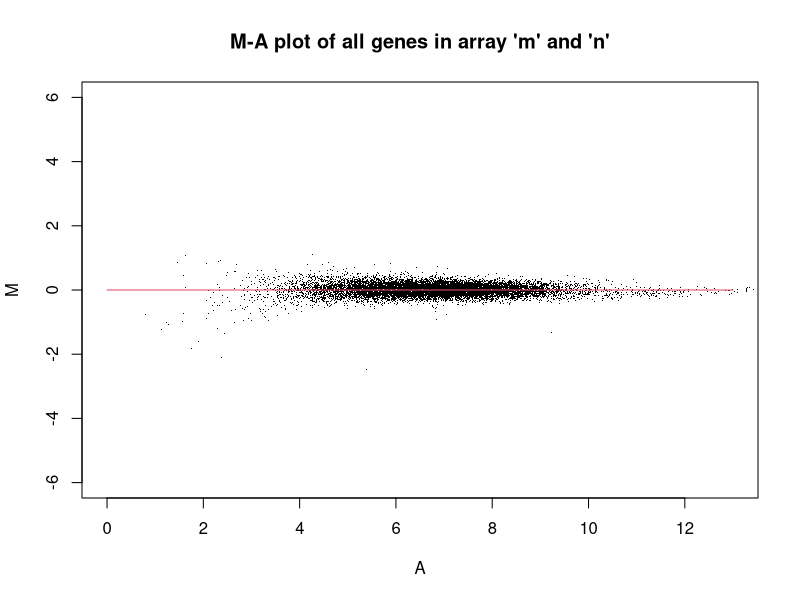
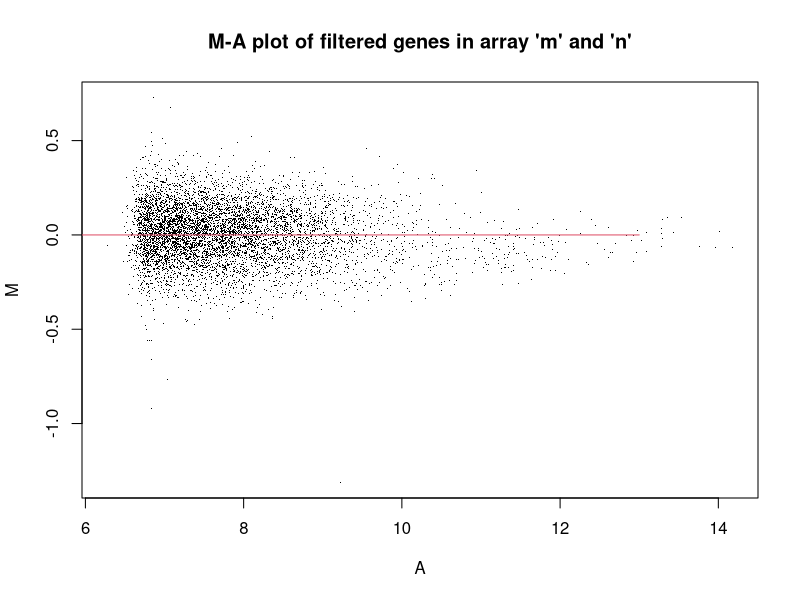

R code for these plots, in order:
# MA Plot

data <- read.delim("a1_expression.txt", row.names=1)

# A（橫軸）兩樣本 log 值的平均這個基因表現量多高？（強度）
# M（縱軸）兩樣本 log 值的相減兩樣本之間差多少？（差異／fold change）
A <- (log2(data[, 1]) + log2(data[, 2])) / 2

M <- (log2(data[, 1]) - log2(data[, 2]))

plot( c(0, 13), c(-6, 6), type = "n", xlab = "A", ylab = "M") ### type (type of plot)

### pch (types of points plotted)
points(A, M, pch = ".") 

lines(c(0, 13), c(0,0), col=2)

title("M-A plot of all genes in array 'm' and 'n'")

### filter out genes with average intensity less than 100) ###
row.average <- apply(data, 1, mean)

# row.average >= 100 產生一串 TRUE/FALSE
# (1:nrow(data))[...] 用這串邏輯值把符合條件的列編號挑出來，存到 index
index <- (1:nrow(data))[row.average >= 100]

new.data <- data[index, ]

A <- (log2(new.data[, 1]) + log2(new.data[, 2])) / 2

M <- (log2(new.data[, 1]) - log2(new.data[, 2]))

plot( c(min(A), max(A)), c(min(M), max(M)), type = "n", xlab = "A", ylab = "M")

points(A, M, pch = ".")

lines(c(0, 13), c(0, 0), col = 2)

title("M-A plot of filtered genes in array 'm' and 'n'")
